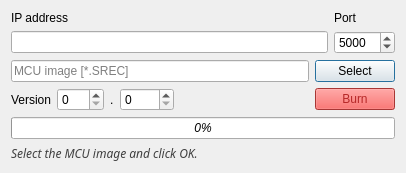
<?xml version="1.0" encoding="UTF-8"?>
<ui version="4.0">
 <class>Dialog</class>
 <widget class="QDialog" name="Dialog">
  <property name="geometry">
   <rect>
    <x>0</x>
    <y>0</y>
    <width>406</width>
    <height>173</height>
   </rect>
  </property>
  <property name="sizePolicy">
   <sizepolicy hsizetype="Fixed" vsizetype="Fixed">
    <horstretch>0</horstretch>
    <verstretch>0</verstretch>
   </sizepolicy>
  </property>
  <property name="windowTitle">
   <string>Upgrade MCU</string>
  </property>
  <layout class="QGridLayout" name="gridLayout">
   <item row="1" column="6">
    <widget class="QPushButton" name="btn_select">
     <property name="sizePolicy">
      <sizepolicy hsizetype="Fixed" vsizetype="Fixed">
       <horstretch>0</horstretch>
       <verstretch>0</verstretch>
      </sizepolicy>
     </property>
     <property name="text">
      <string>Select</string>
     </property>
     <property name="shortcut">
      <string>F</string>
     </property>
    </widget>
   </item>
   <item row="3" column="1">
    <widget class="QSpinBox" name="spinBox">
     <property name="sizePolicy">
      <sizepolicy hsizetype="Fixed" vsizetype="Fixed">
       <horstretch>0</horstretch>
       <verstretch>0</verstretch>
      </sizepolicy>
     </property>
     <property name="maximum">
      <number>255</number>
     </property>
    </widget>
   </item>
   <item row="3" column="6">
    <widget class="QPushButton" name="pushButton">
     <property name="styleSheet">
      <string notr="true">background-color: rgb(235, 76, 73);
color: rgb(182, 40, 40);</string>
     </property>
     <property name="text">
      <string>Burn</string>
     </property>
    </widget>
   </item>
   <item row="3" column="0">
    <widget class="QLabel" name="label_2">
     <property name="sizePolicy">
      <sizepolicy hsizetype="Fixed" vsizetype="Preferred">
       <horstretch>0</horstretch>
       <verstretch>0</verstretch>
      </sizepolicy>
     </property>
     <property name="text">
      <string>Version</string>
     </property>
    </widget>
   </item>
   <item row="5" column="0" colspan="7">
    <widget class="QProgressBar" name="progress_bar">
     <property name="font">
      <font>
       <italic>true</italic>
      </font>
     </property>
     <property name="value">
      <number>0</number>
     </property>
    </widget>
   </item>
   <item row="1" column="0" colspan="6">
    <widget class="QLineEdit" name="line_image">
     <property name="placeholderText">
      <string>MCU image [*.SREC]</string>
     </property>
    </widget>
   </item>
   <item row="6" column="0" colspan="7">
    <widget class="QLabel" name="lbl_status">
     <property name="sizePolicy">
      <sizepolicy hsizetype="Fixed" vsizetype="Preferred">
       <horstretch>0</horstretch>
       <verstretch>0</verstretch>
      </sizepolicy>
     </property>
     <property name="font">
      <font>
       <family>Sans Serif</family>
       <pointsize>9</pointsize>
       <weight>50</weight>
       <italic>true</italic>
       <bold>false</bold>
      </font>
     </property>
     <property name="styleSheet">
      <string notr="true">font: italic 9pt &quot;Sans Serif&quot;;
color: rgb(63, 63, 63);</string>
     </property>
     <property name="text">
      <string>Select the MCU image and click OK.</string>
     </property>
    </widget>
   </item>
   <item row="3" column="4" colspan="2">
    <spacer name="horizontalSpacer">
     <property name="orientation">
      <enum>Qt::Horizontal</enum>
     </property>
     <property name="sizeHint" stdset="0">
      <size>
       <width>40</width>
       <height>20</height>
      </size>
     </property>
    </spacer>
   </item>
   <item row="3" column="2">
    <widget class="QLabel" name="label">
     <property name="sizePolicy">
      <sizepolicy hsizetype="Fixed" vsizetype="Preferred">
       <horstretch>0</horstretch>
       <verstretch>0</verstretch>
      </sizepolicy>
     </property>
     <property name="text">
      <string>.</string>
     </property>
    </widget>
   </item>
   <item row="3" column="3">
    <widget class="QSpinBox" name="spinBox_2">
     <property name="sizePolicy">
      <sizepolicy hsizetype="Fixed" vsizetype="Fixed">
       <horstretch>0</horstretch>
       <verstretch>0</verstretch>
      </sizepolicy>
     </property>
     <property name="maximum">
      <number>4096</number>
     </property>
    </widget>
   </item>
   <item row="0" column="0" colspan="7">
    <layout class="QGridLayout" name="gridLayout_2">
     <item row="1" column="0">
      <widget class="QLineEdit" name="lineEdit"/>
     </item>
     <item row="0" column="0">
      <widget class="QLabel" name="label_3">
       <property name="text">
        <string>IP address</string>
       </property>
      </widget>
     </item>
     <item row="0" column="1">
      <widget class="QLabel" name="label_4">
       <property name="text">
        <string>Port</string>
       </property>
      </widget>
     </item>
     <item row="1" column="1">
      <widget class="QSpinBox" name="spinBox_3">
       <property name="sizePolicy">
        <sizepolicy hsizetype="Fixed" vsizetype="Fixed">
         <horstretch>0</horstretch>
         <verstretch>0</verstretch>
        </sizepolicy>
       </property>
       <property name="minimum">
        <number>1</number>
       </property>
       <property name="maximum">
        <number>65535</number>
       </property>
       <property name="value">
        <number>5000</number>
       </property>
      </widget>
     </item>
    </layout>
   </item>
  </layout>
 </widget>
 <resources/>
 <connections>
  <connection>
   <sender>btn_select</sender>
   <signal>clicked()</signal>
   <receiver>Dialog</receiver>
   <slot>select_file()</slot>
   <hints>
    <hint type="sourcelabel">
     <x>264</x>
     <y>20</y>
    </hint>
    <hint type="destinationlabel">
     <x>199</x>
     <y>35</y>
    </hint>
   </hints>
  </connection>
 </connections>
 <slots>
  <slot>select_file()</slot>
 </slots>
</ui>
